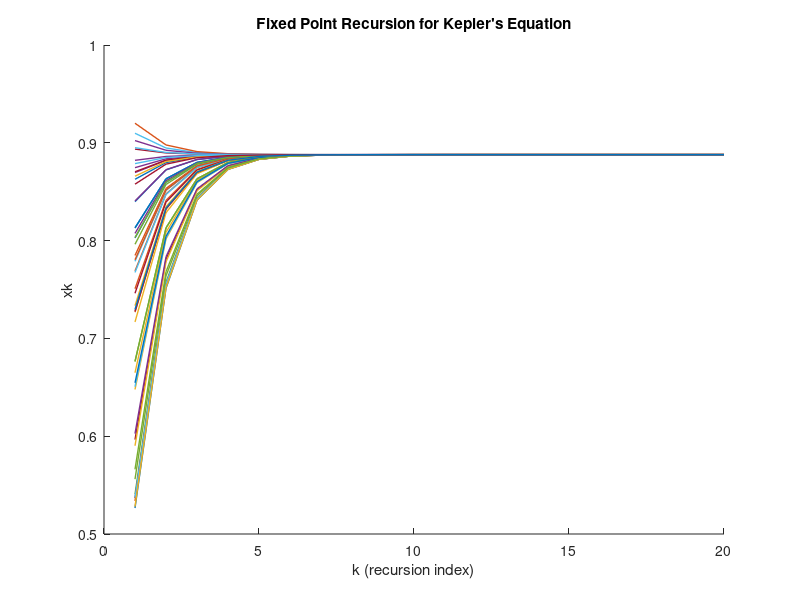

The MATLAB source for this figure:
% Define the function g(x)
g = @(x) 0.5 + 0.5 * sin(x);

% Set the number of recursions to perform
numRecursions = 20;

% Set the number of initial guesses
numGuesses = 50;

% Initialize an empty matrix to store the results
xk = zeros(numGuesses, numRecursions);

% Generate 50 random initial guesses between 0 and 1
x0 = rand(1, numGuesses);

% Perform the fixed point recursion for each initial guess
for i = 1:numGuesses
    x = x0(i);
    for k = 1:numRecursions
        x = g(x);
        xk(i, k) = x;
    end
end

% Plot the results
figure;
hold on;
for i = 1:numGuesses
    plot(1:numRecursions, xk(i, :), 'LineWidth', 1);
end
xlabel('k (recursion index)');
ylabel('xk');
title('Fixed Point Recursion for Kepler''s Equation');
hold off;
